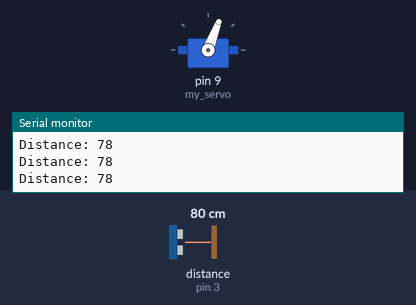
This sketch was run on a simulated Arduino Uno, built with avr-gcc and run on an emulated ATmega328P. Shown: servo, the last lines printed to the serial monitor. Wiring (inferred from the names in the program): ultrasonic range finder: trigger pin 2; echo pin 3. The inputs (shaded band) are chosen by the test bench; at power-on: distance to the obstacle (sensor on pin 3) 80 cm. The echo pulse lasts 58.3 µs per cm.

Above: at 1.2 s.
1.3 s: distance to the obstacle (sensor on pin 3) set to 18 cm
At 2.1 s:
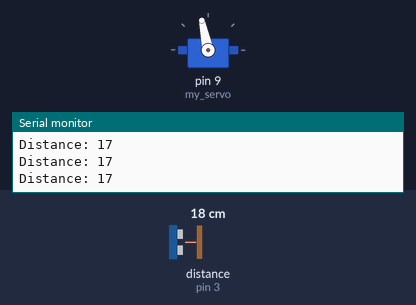
4.3 s: distance to the obstacle (sensor on pin 3) set to 60 cm
7.3 s: distance to the obstacle (sensor on pin 3) set to 2 cm
At 8.1 s:
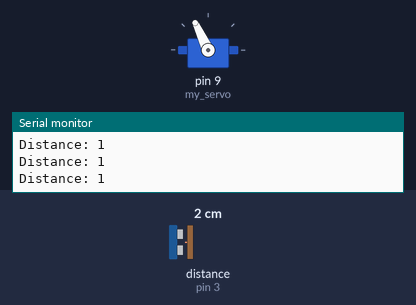
Timing chart, 0 to 16.3 s (numbered marks = the images above; inputs shaded):
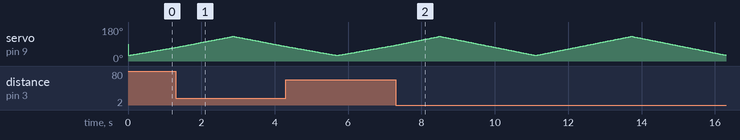

The sketch:

Basic_Test.ino
```cpp
#include <Servo.h>

Servo my_servo;

// defines pins numbers
const int trigPin = 2;
const int echoPin = 3;
// defines variables
long duration;
int distance;

void setup()
{
  my_servo.attach(9);
  pinMode(trigPin, OUTPUT); // Sets the trigPin as an Output
  pinMode(echoPin, INPUT); // Sets the echoPin as an Input
  Serial.begin(9600); // Starts the serial communication
}

void loop() {
  // Clears the trigPin
  digitalWrite(trigPin, LOW);
  delayMicroseconds(2);

  // Sets the trigPin on HIGH state for 10 micro seconds
  digitalWrite(trigPin, HIGH);
  delayMicroseconds(10);
  digitalWrite(trigPin, LOW);

  // Reads the echoPin, returns the sound wave travel time in microseconds
  duration = pulseIn(echoPin, HIGH);
  // Calculating the distance
  distance= duration*0.034/2;

  // Prints the distance on the Serial Monitor
  Serial.print("Distance: ");
  Serial.println(distance);

  for(int i=30; i<= 130; i++)
  {
    // Clears the trigPin
    digitalWrite(trigPin, LOW);
    delayMicroseconds(2);

    // Sets the trigPin on HIGH state for 10 micro seconds
    digitalWrite(trigPin, HIGH);
    delayMicroseconds(10);
    digitalWrite(trigPin, LOW);

    // Reads the echoPin, returns the sound wave travel time in microseconds
    duration = pulseIn(echoPin, HIGH);
    // Calculating the distance
    distance= duration*0.034/2;

    // Prints the distance on the Serial Monitor
    Serial.print("Distance: ");
    Serial.println(distance);
    my_servo.write(i);
    delay(25);
  }

  for(int i=130; i>= 30; i--){
    // Clears the trigPin
    digitalWrite(trigPin, LOW);
    delayMicroseconds(2);
    // Sets the trigPin on HIGH state for 10 micro seconds
    digitalWrite(trigPin, HIGH);
    delayMicroseconds(10);
    digitalWrite(trigPin, LOW);

    // Reads the echoPin, returns the sound wave travel time in microseconds
    duration = pulseIn(echoPin, HIGH);
    // Calculating the distance in Centimeters
    distance= duration*0.034/2;

    // Prints the distance on the Serial Monitor
    Serial.print("Distance: ");
    Serial.println(distance);
    my_servo.write(i);
    delay(25);
  }

}
```
